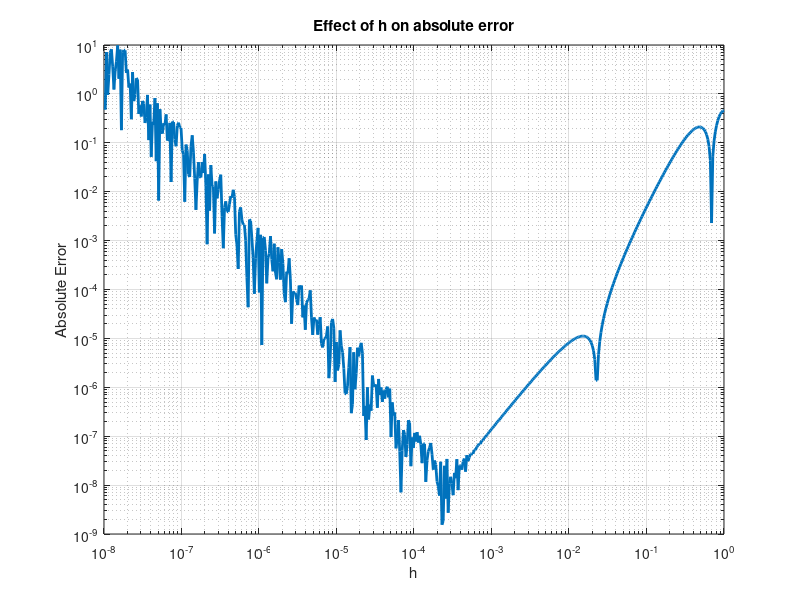

This figure's MATLAB source:
f = @(x) sin(x).^3;
d2 = @(f, x, h) (2*f(x) - 5*f(x + h) + 4*f(x + 2*h) - f(x + 3*h))./(h.^2);

x = 1;
h = logspace(-8,0,500);

df2 = d2(f, x, h);
err = abs(df2(2:end) - df2(1:end-1));

loglog(h(2:end),err,"LineWidth",2);
grid on
xlabel("h")
ylabel("Absolute Error")
title("Effect of h on absolute error")
[m,i]=min(err);
polyfit(log(h(1:i)),log(err(1:i)),1)
polyfit(log(h(i:end-1)),log(err(i:end)),1)